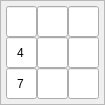
   <widget class="QFrame" name="frame_15">
    <property name="geometry">
     <rect>
      <x>29</x>
      <y>574</y>
      <width>101</width>
      <height>101</height>
     </rect>
    </property>
    <property name="minimumSize">
     <size>
      <width>0</width>
      <height>0</height>
     </size>
    </property>
    <property name="maximumSize">
     <size>
      <width>135</width>
      <height>135</height>
     </size>
    </property>
    <property name="styleSheet">
     <string notr="true"/>
    </property>
    <property name="frameShape">
     <enum>QFrame::StyledPanel</enum>
    </property>
    <property name="frameShadow">
     <enum>QFrame::Raised</enum>
    </property>
    <layout class="QGridLayout" name="gridLayout_15">
     <property name="leftMargin">
      <number>5</number>
     </property>
     <property name="topMargin">
      <number>5</number>
     </property>
     <property name="rightMargin">
      <number>5</number>
     </property>
     <property name="bottomMargin">
      <number>5</number>
     </property>
     <property name="spacing">
      <number>0</number>
     </property>
     <item row="1" column="1">
      <widget class="QLineEdit" name="cell_19_1">
       <property name="enabled">
        <bool>true</bool>
       </property>
       <property name="minimumSize">
        <size>
         <width>31</width>
         <height>31</height>
        </size>
       </property>
       <property name="maximumSize">
        <size>
         <width>31</width>
         <height>31</height>
        </size>
       </property>
       <property name="font">
        <font>
         <pointsize>9</pointsize>
        </font>
       </property>
       <property name="inputMask">
        <string>9</string>
       </property>
       <property name="text">
        <string/>
       </property>
       <property name="alignment">
        <set>Qt::AlignCenter</set>
       </property>
       <property name="readOnly">
        <bool>true</bool>
       </property>
      </widget>
     </item>
     <item row="2" column="1">
      <widget class="QLineEdit" name="cell_20_1">
       <property name="enabled">
        <bool>true</bool>
       </property>
       <property name="minimumSize">
        <size>
         <width>31</width>
         <height>31</height>
        </size>
       </property>
       <property name="maximumSize">
        <size>
         <width>31</width>
         <height>31</height>
        </size>
       </property>
       <property name="font">
        <font>
         <pointsize>9</pointsize>
        </font>
       </property>
       <property name="inputMask">
        <string>9</string>
       </property>
       <property name="text">
        <string/>
       </property>
       <property name="alignment">
        <set>Qt::AlignCenter</set>
       </property>
       <property name="readOnly">
        <bool>true</bool>
       </property>
      </widget>
     </item>
     <item row="2" column="0">
      <widget class="QLineEdit" name="cell_20_0">
       <property name="enabled">
        <bool>true</bool>
       </property>
       <property name="minimumSize">
        <size>
         <width>31</width>
         <height>31</height>
        </size>
       </property>
       <property name="maximumSize">
        <size>
         <width>31</width>
         <height>31</height>
        </size>
       </property>
       <property name="font">
        <font>
         <pointsize>9</pointsize>
        </font>
       </property>
       <property name="inputMask">
        <string>9</string>
       </property>
       <property name="text">
        <string>7</string>
       </property>
       <property name="alignment">
        <set>Qt::AlignCenter</set>
       </property>
       <property name="readOnly">
        <bool>true</bool>
       </property>
      </widget>
     </item>
     <item row="2" column="2">
      <widget class="QLineEdit" name="cell_20_2">
       <property name="enabled">
        <bool>true</bool>
       </property>
       <property name="minimumSize">
        <size>
         <width>31</width>
         <height>31</height>
        </size>
       </property>
       <property name="maximumSize">
        <size>
         <width>31</width>
         <height>31</height>
        </size>
       </property>
       <property name="font">
        <font>
         <pointsize>9</pointsize>
        </font>
       </property>
       <property name="inputMask">
        <string>9</string>
       </property>
       <property name="text">
        <string/>
       </property>
       <property name="alignment">
        <set>Qt::AlignCenter</set>
       </property>
       <property name="readOnly">
        <bool>true</bool>
       </property>
      </widget>
     </item>
     <item row="0" column="2">
      <widget class="QLineEdit" name="cell_18_2">
       <property name="enabled">
        <bool>true</bool>
       </property>
       <property name="minimumSize">
        <size>
         <width>31</width>
         <height>31</height>
        </size>
       </property>
       <property name="maximumSize">
        <size>
         <width>31</width>
         <height>31</height>
        </size>
       </property>
       <property name="font">
        <font>
         <pointsize>9</pointsize>
        </font>
       </property>
       <property name="inputMask">
        <string>9</string>
       </property>
       <property name="text">
        <string/>
       </property>
       <property name="alignment">
        <set>Qt::AlignCenter</set>
       </property>
       <property name="readOnly">
        <bool>true</bool>
       </property>
      </widget>
     </item>
     <item row="0" column="1">
      <widget class="QLineEdit" name="cell_18_1">
       <property name="enabled">
        <bool>true</bool>
       </property>
       <property name="minimumSize">
        <size>
         <width>31</width>
         <height>31</height>
        </size>
       </property>
       <property name="maximumSize">
        <size>
         <width>31</width>
         <height>31</height>
        </size>
       </property>
       <property name="font">
        <font>
         <pointsize>9</pointsize>
        </font>
       </property>
       <property name="inputMask">
        <string>9</string>
       </property>
       <property name="text">
        <string/>
       </property>
       <property name="alignment">
        <set>Qt::AlignCenter</set>
       </property>
       <property name="readOnly">
        <bool>true</bool>
       </property>
      </widget>
     </item>
     <item row="0" column="0">
      <widget class="QLineEdit" name="cell_18_0">
       <property name="enabled">
        <bool>true</bool>
       </property>
       <property name="minimumSize">
        <size>
         <width>31</width>
         <height>31</height>
        </size>
       </property>
       <property name="maximumSize">
        <size>
         <width>31</width>
         <height>31</height>
        </size>
       </property>
       <property name="font">
        <font>
         <pointsize>9</pointsize>
        </font>
       </property>
       <property name="inputMask">
        <string>9</string>
       </property>
       <property name="text">
        <string/>
       </property>
       <property name="alignment">
        <set>Qt::AlignCenter</set>
       </property>
       <property name="readOnly">
        <bool>true</bool>
       </property>
      </widget>
     </item>
     <item row="1" column="0">
      <widget class="QLineEdit" name="cell_19_0">
       <property name="enabled">
        <bool>true</bool>
       </property>
       <property name="minimumSize">
        <size>
         <width>31</width>
         <height>31</height>
        </size>
       </property>
       <property name="maximumSize">
        <size>
         <width>31</width>
         <height>31</height>
        </size>
       </property>
       <property name="font">
        <font>
         <pointsize>9</pointsize>
        </font>
       </property>
       <property name="inputMask">
        <string>9</string>
       </property>
       <property name="text">
        <string>4</string>
       </property>
       <property name="alignment">
        <set>Qt::AlignCenter</set>
       </property>
       <property name="readOnly">
        <bool>true</bool>
       </property>
      </widget>
     </item>
     <item row="1" column="2">
      <widget class="QLineEdit" name="cell_19_2">
       <property name="enabled">
        <bool>true</bool>
       </property>
       <property name="minimumSize">
        <size>
         <width>31</width>
         <height>31</height>
        </size>
       </property>
       <property name="maximumSize">
        <size>
         <width>31</width>
         <height>31</height>
        </size>
       </property>
       <property name="font">
        <font>
         <pointsize>9</pointsize>
        </font>
       </property>
       <property name="inputMask">
        <string>9</string>
       </property>
       <property name="text">
        <string/>
       </property>
       <property name="alignment">
        <set>Qt::AlignCenter</set>
       </property>
       <property name="readOnly">
        <bool>true</bool>
       </property>
      </widget>
     </item>
    </layout>
   </widget>
